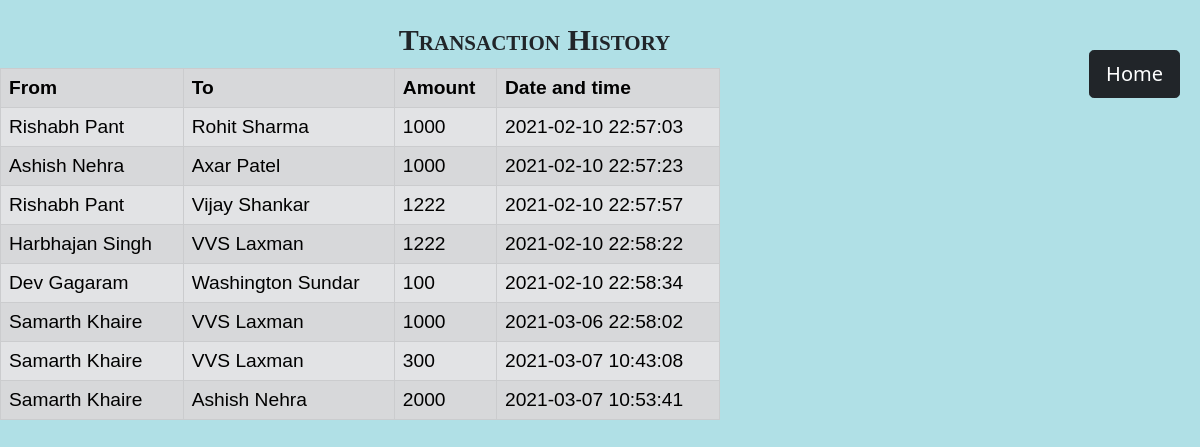
The page /history.php on the database its author committed.
### tables this page shows
CREATE TABLE `transaction` (
  `sender` text NOT NULL,
  `receiver` text NOT NULL,
  `balance` int(10) NOT NULL,
  `datetime` datetime NOT NULL DEFAULT current_timestamp()
);

### history.php (the view, shortened to what this page needs)
<!DOCTYPE html>
<html lang=en>
    <head>
        <link href="https://cdn.jsdelivr.net/npm/bootstrap@5.0.0-beta1/dist/css/bootstrap.min.css" rel="stylesheet">
        <link rel="stylesheet" href ="styles.css">
    </head>
	<body id="customer">
<body style="background-color:powderblue;">
		<a href="index.php" style ="float:right; padding: 50px 20px;"><button type="button" class="btn btn-dark btn-lg" >Home </button></a>
		<h2 class="head" style="font: small-caps bold 30px/1 corbel; text-align:center;"> Transaction History</h2>
		<table class="table table-striped table-secondary  table-bordered" id ="table">
        <tr>
            <th>From</th>
            <th>To</th>
            <th>Amount</th>
            <th>Date and time</th>
        </tr>
		 <?php
            include 'config.php';
            $sql ="select * from transaction";
            $query =mysqli_query($conn, $sql);
            while($rows = mysqli_fetch_assoc($query))
            {
        ?>
            <tr>
				<td><?php echo $rows['sender']; ?></td>
				<td><?php echo $rows['receiver']; ?></td>
				<td><?php echo $rows['balance']; ?> </td>
				<td><?php echo $rows['datetime']; ?> </td>
            </tr>
		<?php
            }
        ?>
	</body>
<html>

### styles.css (style rules this page uses)
body { background-image: url("image/euro5.jpg"); background-repeat: no-repeat; background-position: top; background-size: 1600px 1100px; }
#customer { background-image: url("image/euro5.jpg"); background-repeat: no-repeat; background-position: top; background-size: 1600px 1100px; }
.head { position: relative; top: 25px; }
#table { position:relative; top: 30px; font: 1.2em "Fira Sans", sans-serif; background-color: transparent; table-layout: auto; width: 60%; }

### rows shown on the page
transaction: sender "Rishabh Pant", receiver "Rohit Sharma", balance "1000", datetime "2021-02-10 22:57:03"
transaction: sender "Ashish Nehra", receiver "Axar Patel", balance "1000", datetime "2021-02-10 22:57:23"
transaction: sender "Rishabh Pant", receiver "Vijay Shankar", balance "1222", datetime "2021-02-10 22:57:57"
transaction: sender "Harbhajan Singh", receiver "VVS Laxman", balance "1222", datetime "2021-02-10 22:58:22"
transaction: sender "Dev Gagaram", receiver "Washington Sundar", balance "100", datetime "2021-02-10 22:58:34"
transaction: sender "Samarth Khaire", receiver "VVS Laxman", balance "1000", datetime "2021-03-06 22:58:02"
transaction: sender "Samarth Khaire", receiver "VVS Laxman", balance "300", datetime "2021-03-07 10:43:08"
transaction: sender "Samarth Khaire", receiver "Ashish Nehra", balance "2000", datetime "2021-03-07 10:53:41"
